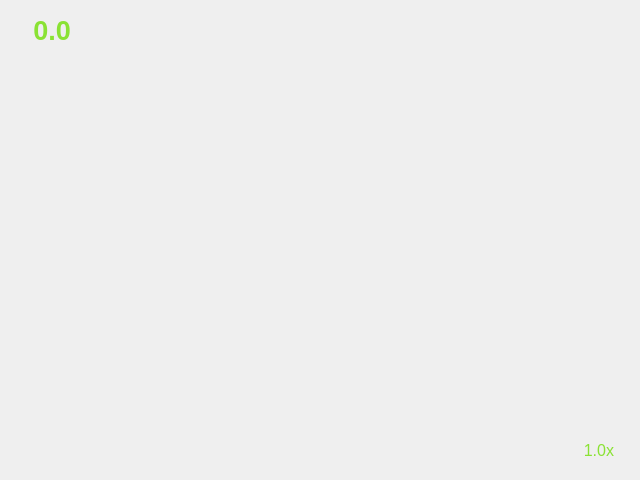
<?xml version="1.0" encoding="UTF-8"?>
<ui version="4.0">
 <class>ImageViewer</class>
 <widget class="QWidget" name="ImageViewer">
  <property name="geometry">
   <rect>
    <x>0</x>
    <y>0</y>
    <width>640</width>
    <height>480</height>
   </rect>
  </property>
  <property name="windowTitle">
   <string>Form</string>
  </property>
  <widget class="QLabel" name="fps_label">
   <property name="geometry">
    <rect>
     <x>10</x>
     <y>10</y>
     <width>61</width>
     <height>41</height>
    </rect>
   </property>
   <property name="font">
    <font>
     <pointsize>20</pointsize>
     <weight>75</weight>
     <bold>true</bold>
    </font>
   </property>
   <property name="text">
    <string>&lt;html&gt;&lt;head/&gt;&lt;body&gt;&lt;p&gt;&lt;span style=&quot; color:#8ae234;&quot;&gt;0.0&lt;/span&gt;&lt;/p&gt;&lt;/body&gt;&lt;/html&gt;</string>
   </property>
   <property name="alignment">
    <set>Qt::AlignRight|Qt::AlignTrailing|Qt::AlignVCenter</set>
   </property>
  </widget>
  <widget class="QLabel" name="zoom_label">
   <property name="geometry">
    <rect>
     <x>513</x>
     <y>429</y>
     <width>101</width>
     <height>31</height>
    </rect>
   </property>
   <property name="font">
    <font>
     <pointsize>12</pointsize>
    </font>
   </property>
   <property name="text">
    <string>&lt;html&gt;&lt;head/&gt;&lt;body&gt;&lt;p&gt;&lt;span style=&quot; color:#8ae234;&quot;&gt;1.0x&lt;/span&gt;&lt;/p&gt;&lt;/body&gt;&lt;/html&gt;</string>
   </property>
   <property name="alignment">
    <set>Qt::AlignBottom|Qt::AlignRight|Qt::AlignTrailing</set>
   </property>
  </widget>
 </widget>
 <resources/>
 <connections/>
</ui>
